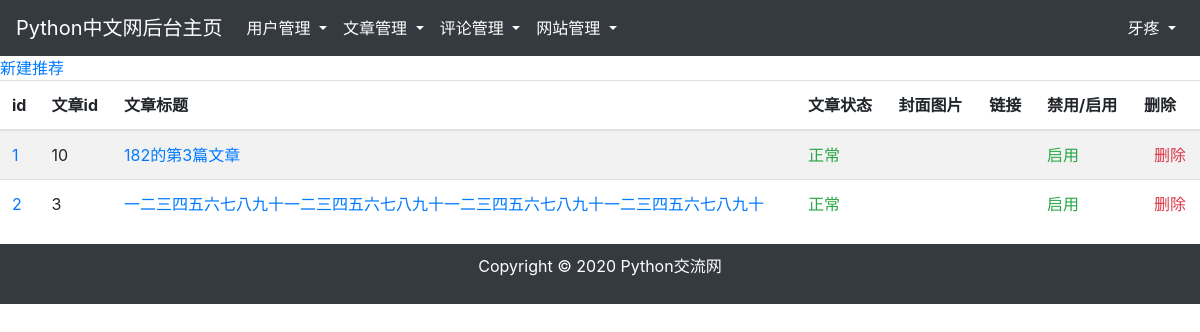
The page /backstage/recommendation (signed in) on the database its author committed.
### app/models.py (models this page shows, shortened)
class User(UserMixin, db.Model):
    __tablename__ = 'users'
    id = db.Column(db.Integer, primary_key=True)
    username = db.Column(db.String(64), unique=True)    # 不允许重复
    email = db.Column(db.String(128))
    password_hash = db.Column(db.String(128))
    confirmed = db.Column(db.Boolean, default=False)    # 邮箱验证
    forbid = db.Column(db.Boolean, default=False)   # 禁用，默认为不禁用
    level= db.Column(db.Integer, default=1) # 级别
    comments = db.relationship('Comment', backref='user', cascade='all')    # 评论
    articles = db.relationship('Article', backref='user')               # 文章
    manage_records = db.relationship('Manage_record', backref='user')   # 管理记录
    content_records = db.relationship('Content_record', backref='user') # 内容记录
    @property
    def password(self):
        raise AttributeError('password is not a readable attribute')

class Recommendation(db.Model):
    __tablename__ = 'recommendations'
    id = db.Column(db.Integer, primary_key=True)
    article_id = db.Column(db.Integer, db.ForeignKey('articles.id'), default=None)
    coverpic = db.Column(db.Text, default=None)               # 封面图名
    link = db.Column(db.Text, default=None)
    forbid = db.Column(db.Boolean, default=False)   # 禁用，默认为不禁用

class Article(db.Model):
    __tablename__ = 'articles'
    id = db.Column(db.Integer, primary_key=True)
    title = db.Column(db.Text)                  # 标题
    coverpic = db.Column(db.Text)               # 封面图名
    author_id = db.Column(db.Integer, db.ForeignKey('users.id'))   # 作者id
    body = db.Column(db.Text)                   # 内容
    original = db.Column(db.Text)            # 0 原创， 1 转载， 2 翻译
    classes = db.Column(db.Text)            # 文章分类
    timestamp = db.Column(db.DateTime, index=True, default=datetime.utcnow())   # 发表时间
    updatetimestamp = db.Column(db.DateTime)    # 文章最近一次更新时间
    clicks = db.Column(db.Integer, default=0)   # 文章点击数.
    public = db.Column(db.Boolean, default=True)    # 文章公开，默认为 公开
    forbid = db.Column(db.Boolean, default=False)   # 禁用，默认为不禁用
    reviewed = db.Column(db.Boolean, default=False)  # 审核，默认不通过审核， 审核后才会展示
    comments = db.relationship('Comment', backref='article', cascade='all, delete')
    carousel = db.relationship('Carousel', backref='article', uselist=False)    # 一对一，指向轮播
    recommendation = db.relationship('Recommendation', backref='article', uselist=False)    # 一对一指向推荐

### app/backstage/recommendation/views.py (the view)
@backstage_blueprint.route('/backstage/recommendation')
@login_required
def recommendation_manage():
    if current_user.forbid:
        return redirect(request.referrer or url_for('main.index'))
    if current_user.level >= 4:                         # 5级以上，可以查看管理日志
        recommendations = Recommendation.query.all()
        return render_template('backstage/recommendation/index.html', current_user=current_user, recommendations=recommendations)
    flash('权限不够')
    return redirect(request.referrer or url_for('main.index'))

### app/models.py (called while the page is built)
@loginmanager.user_loader
def load_user(user_id):
    return User.query.get(int(user_id))

### app/templates/backstage/recommendation/index.html (shortened to what this page needs)
{% extends "backstage/base.html" %}
{% block contents %}
<a href="{{ url_for('backstage.build_recommendation')}}">新建推荐</a>
<table class="table table-striped table-hover">
    <thead>
    <tr>
        <th>id</th>
        <th>文章id</th>
        <th>文章标题</th>
        <th>文章状态</th>
        <th>封面图片</th>
        <th>链接</th>
        <th>禁用/启用</th>
        <th>删除</th>
    </tr>
    </thead>
    <tbody>
    {% for recommendation in recommendations %}
    <tr>
        <td>
            <a href="{{ url_for('backstage.edit_recommendation', recommendation_id=recommendation.id) }}">{{ recommendation.id }}</a>
        </td>
        {% if recommendation.article_id %}
        <td> {{ recommendation.article_id }}</td>
        <td>
            <a href="{{ url_for('article.article_show', article_id=recommendation.article_id) }}" target=_blank>
                {{ recommendation.article.title }}
            </a>
        </td>
        <td>
            {% if recommendation.article.reviewed==True and recommendation.article.public==True and recommendation.article.forbid==False %}
            <span class="text-success">正常</span>
            {% else %}
            <span class="text-danger">异常</span>
            {% endif %}
        </td>
        {% else %}
        <td></td>
        <td></td>
        <td></td>
        {% endif %}
        <td>
        </td>
        <td>
        </td>
        <td>
            {% if recommendation.forbid%}
            <span class="text-danger">禁用</span>
            {% else %}
            <span class="text-success">启用</span>
            {% endif %}
        </td>
        <td>
            <a class="text-decoration-none text-danger" data-toggle="modal" data-target="#DELETE{{ recommendation.id }}" style="margin-left: 10px">删除</a>
        </td>
    </tr>
    {% endfor %}
    </tbody>
</table>
{% endblock %}

### app/templates/backstage/base.html (shortened to what this page needs)
<!DOCTYPE html>
<html lang="en">
<head>
    <link rel="stylesheet" href="https://cdn.staticfile.org/twitter-bootstrap/4.3.1/css/bootstrap.min.css">
    <link rel="stylesheet" href="https://cdn.staticfile.org/font-awesome/4.7.0/css/font-awesome.css">
    <link rel="stylesheet" href="{{ url_for('static', filename='css/tinymce_full_featured.css' )}}">
</head>
<body background="">
    <div style="height: 100%">
        <nav class="navbar navbar-expand-md bg-dark navbar-dark">
            <a class="navbar-brand" href="{{ url_for('backstage.index') }}">Python中文网后台主页</a>
            <div class="collapse navbar-collapse" id="daohanglanzhedie">
                <ul class="nav navbar-nav">
                    {% if current_user.level>=4 %}
                    <li class="nav-item dropdown">
                        <a class="nav-link dropdown-toggle active" href="#" id="navbardrop" data-toggle="dropdown">
                            用户管理
                        </a>
                    </li>
                    {% endif %}
                    <li class="nav-item dropdown">
                        <a class="nav-link dropdown-toggle active" href="#" id="navbardrop" data-toggle="dropdown">
                            文章管理
                        </a>
                    </li>
                    <li class="nav-item dropdown">
                        <a class="nav-link dropdown-toggle active" href="#" id="navbardrop" data-toggle="dropdown">
                            评论管理
                        </a>
                    </li>
                    {% if current_user.level>=4 %}
                    <li class="nav-item dropdown">
                        <a class="nav-link dropdown-toggle active" href="#" id="navbardrop" data-toggle="dropdown">
                            网站管理
                        </a>
                    </li>
                    {% endif %}
                </ul>
            </div>
            <div class="d-none d-md-block">
                <ul class="nav navbar-nav ">
                    <li class="nav-item dropdown">
                        <a class="nav-link dropdown-toggle active" href="#" id="navbardrop" data-toggle="dropdown">
                            {{ current_user.username }}
                        </a>
                    </li>
                </ul>
            </div>
        </nav>
        <div style="background-color: ">
            {% block contents%}
            {% endblock%}
        </div>
    </div>
    <footer class="bg-dark">
        <div class="container" style="padding: 10px">
            <p class="text-center text-white"> Copyright © 2020 Python交流网 </p>
        </div>
    </footer>
</body>
</html>

### app/templates/backstage/base.html (style rules this page uses)
* { box-sizing: border-box; }

### rows shown on the page
User: username "牙疼"
Recommendation: id "1", article_id "10", article "182的第3篇文章", forbid "启用"
Recommendation: id "2", article_id "3", article "一二三四五六七八九十一二三四五六七八九十一二三四五六七八九十一二三四五六七八九十", forbid "启用"
